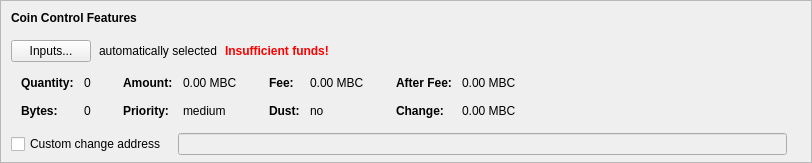
    <widget class="QFrame" name="frameCoinControl">
     <property name="sizePolicy">
      <sizepolicy hsizetype="Expanding" vsizetype="Expanding">
       <horstretch>0</horstretch>
       <verstretch>0</verstretch>
      </sizepolicy>
     </property>
     <property name="maximumSize">
      <size>
       <width>16777215</width>
       <height>16777215</height>
      </size>
     </property>
     <property name="frameShape">
      <enum>QFrame::StyledPanel</enum>
     </property>
     <property name="frameShadow">
      <enum>QFrame::Sunken</enum>
     </property>
     <layout class="QVBoxLayout" name="verticalLayoutCoinControl2">
      <property name="spacing">
       <number>0</number>
      </property>
      <property name="leftMargin">
       <number>0</number>
      </property>
      <property name="topMargin">
       <number>0</number>
      </property>
      <property name="rightMargin">
       <number>0</number>
      </property>
      <property name="bottomMargin">
       <number>6</number>
      </property>
      <item>
       <layout class="QVBoxLayout" name="verticalLayoutCoinControl" stretch="0,0,0,0,1">
        <property name="spacing">
         <number>0</number>
        </property>
        <property name="leftMargin">
         <number>10</number>
        </property>
        <property name="topMargin">
         <number>10</number>
        </property>
        <item>
         <layout class="QHBoxLayout" name="horizontalLayoutCoinControl1">
          <property name="bottomMargin">
           <number>15</number>
          </property>
          <item>
           <widget class="QLabel" name="labelCoinControlFeatures">
            <property name="sizePolicy">
             <sizepolicy hsizetype="Preferred" vsizetype="Maximum">
              <horstretch>0</horstretch>
              <verstretch>0</verstretch>
             </sizepolicy>
            </property>
            <property name="font">
             <font>
              <weight>75</weight>
              <bold>true</bold>
             </font>
            </property>
            <property name="styleSheet">
             <string notr="true">font-weight:bold;</string>
            </property>
            <property name="text">
             <string>Coin Control Features</string>
            </property>
           </widget>
          </item>
         </layout>
        </item>
        <item>
         <layout class="QHBoxLayout" name="horizontalLayoutCoinControl2" stretch="0,0,0,0">
          <property name="spacing">
           <number>8</number>
          </property>
          <property name="bottomMargin">
           <number>10</number>
          </property>
          <item>
           <widget class="QPushButton" name="pushButtonCoinControl">
            <property name="styleSheet">
             <string notr="true"/>
            </property>
            <property name="text">
             <string>Inputs...</string>
            </property>
            <property name="autoDefault">
             <bool>false</bool>
            </property>
           </widget>
          </item>
          <item>
           <widget class="QLabel" name="labelCoinControlAutomaticallySelected">
            <property name="text">
             <string>automatically selected</string>
            </property>
            <property name="margin">
             <number>5</number>
            </property>
           </widget>
          </item>
          <item>
           <widget class="QLabel" name="labelCoinControlInsuffFunds">
            <property name="font">
             <font>
              <weight>75</weight>
              <bold>true</bold>
             </font>
            </property>
            <property name="styleSheet">
             <string notr="true">color:red;font-weight:bold;</string>
            </property>
            <property name="text">
             <string>Insufficient funds!</string>
            </property>
            <property name="margin">
             <number>5</number>
            </property>
           </widget>
          </item>
          <item>
           <spacer name="horizontalSpacerCoinControl">
            <property name="orientation">
             <enum>Qt::Horizontal</enum>
            </property>
            <property name="sizeHint" stdset="0">
             <size>
              <width>40</width>
              <height>1</height>
             </size>
            </property>
           </spacer>
          </item>
         </layout>
        </item>
        <item>
         <widget class="QWidget" name="widgetCoinControl" native="true">
          <property name="sizePolicy">
           <sizepolicy hsizetype="Preferred" vsizetype="Preferred">
            <horstretch>0</horstretch>
            <verstretch>0</verstretch>
           </sizepolicy>
          </property>
          <property name="minimumSize">
           <size>
            <width>0</width>
            <height>0</height>
           </size>
          </property>
          <property name="styleSheet">
           <string notr="true"/>
          </property>
          <layout class="QHBoxLayout" name="horizontalLayoutCoinControl5">
           <property name="leftMargin">
            <number>0</number>
           </property>
           <property name="topMargin">
            <number>0</number>
           </property>
           <property name="rightMargin">
            <number>0</number>
           </property>
           <property name="bottomMargin">
            <number>0</number>
           </property>
           <item>
            <layout class="QHBoxLayout" name="horizontalLayoutCoinControl3" stretch="0,0,0,1">
             <property name="spacing">
              <number>20</number>
             </property>
             <property name="topMargin">
              <number>0</number>
             </property>
             <property name="bottomMargin">
              <number>10</number>
             </property>
             <item>
              <layout class="QFormLayout" name="formLayoutCoinControl1">
               <property name="horizontalSpacing">
                <number>10</number>
               </property>
               <property name="verticalSpacing">
                <number>14</number>
               </property>
               <property name="leftMargin">
                <number>10</number>
               </property>
               <property name="topMargin">
                <number>4</number>
               </property>
               <property name="rightMargin">
                <number>6</number>
               </property>
               <item row="0" column="0">
                <widget class="QLabel" name="labelCoinControlQuantityText">
                 <property name="font">
                  <font>
                   <weight>75</weight>
                   <bold>true</bold>
                  </font>
                 </property>
                 <property name="text">
                  <string>Quantity:</string>
                 </property>
                 <property name="margin">
                  <number>0</number>
                 </property>
                </widget>
               </item>
               <item row="0" column="1">
                <widget class="QLabel" name="labelCoinControlQuantity">
                 <property name="cursor">
                  <cursorShape>IBeamCursor</cursorShape>
                 </property>
                 <property name="contextMenuPolicy">
                  <enum>Qt::ActionsContextMenu</enum>
                 </property>
                 <property name="text">
                  <string notr="true">0</string>
                 </property>
                 <property name="margin">
                  <number>0</number>
                 </property>
                 <property name="textInteractionFlags">
                  <set>Qt::LinksAccessibleByMouse|Qt::TextSelectableByKeyboard|Qt::TextSelectableByMouse</set>
                 </property>
                </widget>
               </item>
               <item row="1" column="0">
                <widget class="QLabel" name="labelCoinControlBytesText">
                 <property name="font">
                  <font>
                   <weight>75</weight>
                   <bold>true</bold>
                  </font>
                 </property>
                 <property name="text">
                  <string>Bytes:</string>
                 </property>
                </widget>
               </item>
               <item row="1" column="1">
                <widget class="QLabel" name="labelCoinControlBytes">
                 <property name="cursor">
                  <cursorShape>IBeamCursor</cursorShape>
                 </property>
                 <property name="contextMenuPolicy">
                  <enum>Qt::ActionsContextMenu</enum>
                 </property>
                 <property name="text">
                  <string notr="true">0</string>
                 </property>
                 <property name="textInteractionFlags">
                  <set>Qt::LinksAccessibleByMouse|Qt::TextSelectableByKeyboard|Qt::TextSelectableByMouse</set>
                 </property>
                </widget>
               </item>
              </layout>
             </item>
             <item>
              <layout class="QFormLayout" name="formLayoutCoinControl2">
               <property name="horizontalSpacing">
                <number>10</number>
               </property>
               <property name="verticalSpacing">
                <number>14</number>
               </property>
               <property name="leftMargin">
                <number>6</number>
               </property>
               <property name="topMargin">
                <number>4</number>
               </property>
               <property name="rightMargin">
                <number>6</number>
               </property>
               <item row="0" column="0">
                <widget class="QLabel" name="labelCoinControlAmountText">
                 <property name="font">
                  <font>
                   <weight>75</weight>
                   <bold>true</bold>
                  </font>
                 </property>
                 <property name="text">
                  <string>Amount:</string>
                 </property>
                 <property name="margin">
                  <number>0</number>
                 </property>
                </widget>
               </item>
               <item row="0" column="1">
                <widget class="QLabel" name="labelCoinControlAmount">
                 <property name="cursor">
                  <cursorShape>IBeamCursor</cursorShape>
                 </property>
                 <property name="contextMenuPolicy">
                  <enum>Qt::ActionsContextMenu</enum>
                 </property>
                 <property name="text">
                  <string notr="true">0.00 MBC</string>
                 </property>
                 <property name="textInteractionFlags">
                  <set>Qt::LinksAccessibleByMouse|Qt::TextSelectableByKeyboard|Qt::TextSelectableByMouse</set>
                 </property>
                </widget>
               </item>
               <item row="1" column="0">
                <widget class="QLabel" name="labelCoinControlPriorityText">
                 <property name="font">
                  <font>
                   <weight>75</weight>
                   <bold>true</bold>
                  </font>
                 </property>
                 <property name="text">
                  <string>Priority:</string>
                 </property>
                </widget>
               </item>
               <item row="1" column="1">
                <widget class="QLabel" name="labelCoinControlPriority">
                 <property name="cursor">
                  <cursorShape>IBeamCursor</cursorShape>
                 </property>
                 <property name="contextMenuPolicy">
                  <enum>Qt::ActionsContextMenu</enum>
                 </property>
                 <property name="text">
                  <string notr="true">medium</string>
                 </property>
                 <property name="textInteractionFlags">
                  <set>Qt::LinksAccessibleByMouse|Qt::TextSelectableByKeyboard|Qt::TextSelectableByMouse</set>
                 </property>
                </widget>
               </item>
              </layout>
             </item>
             <item>
              <layout class="QFormLayout" name="formLayoutCoinControl3">
               <property name="horizontalSpacing">
                <number>10</number>
               </property>
               <property name="verticalSpacing">
                <number>14</number>
               </property>
               <property name="leftMargin">
                <number>6</number>
               </property>
               <property name="topMargin">
                <number>4</number>
               </property>
               <property name="rightMargin">
                <number>6</number>
               </property>
               <item row="0" column="0">
                <widget class="QLabel" name="labelCoinControlFeeText">
                 <property name="font">
                  <font>
                   <weight>75</weight>
                   <bold>true</bold>
                  </font>
                 </property>
                 <property name="text">
                  <string>Fee:</string>
                 </property>
                 <property name="margin">
                  <number>0</number>
                 </property>
                </widget>
               </item>
               <item row="0" column="1">
                <widget class="QLabel" name="labelCoinControlFee">
                 <property name="cursor">
                  <cursorShape>IBeamCursor</cursorShape>
                 </property>
                 <property name="contextMenuPolicy">
                  <enum>Qt::ActionsContextMenu</enum>
                 </property>
                 <property name="text">
                  <string notr="true">0.00 MBC</string>
                 </property>
                 <property name="textInteractionFlags">
                  <set>Qt::LinksAccessibleByMouse|Qt::TextSelectableByKeyboard|Qt::TextSelectableByMouse</set>
                 </property>
                </widget>
               </item>
               <item row="1" column="0">
                <widget class="QLabel" name="labelCoinControlLowOutputText">
                 <property name="font">
                  <font>
                   <weight>75</weight>
                   <bold>true</bold>
                  </font>
                 </property>
                 <property name="text">
                  <string>Dust:</string>
                 </property>
                </widget>
               </item>
               <item row="1" column="1">
                <widget class="QLabel" name="labelCoinControlLowOutput">
                 <property name="cursor">
                  <cursorShape>IBeamCursor</cursorShape>
                 </property>
                 <property name="contextMenuPolicy">
                  <enum>Qt::ActionsContextMenu</enum>
                 </property>
                 <property name="text">
                  <string notr="true">no</string>
                 </property>
                 <property name="textInteractionFlags">
                  <set>Qt::LinksAccessibleByMouse|Qt::TextSelectableByKeyboard|Qt::TextSelectableByMouse</set>
                 </property>
                </widget>
               </item>
              </layout>
             </item>
             <item>
              <layout class="QFormLayout" name="formLayoutCoinControl4">
               <property name="horizontalSpacing">
                <number>10</number>
               </property>
               <property name="verticalSpacing">
                <number>14</number>
               </property>
               <property name="leftMargin">
                <number>6</number>
               </property>
               <property name="topMargin">
                <number>4</number>
               </property>
               <property name="rightMargin">
                <number>6</number>
               </property>
               <item row="0" column="0">
                <widget class="QLabel" name="labelCoinControlAfterFeeText">
                 <property name="font">
                  <font>
                   <weight>75</weight>
                   <bold>true</bold>
                  </font>
                 </property>
                 <property name="text">
                  <string>After Fee:</string>
                 </property>
                 <property name="margin">
                  <number>0</number>
                 </property>
                </widget>
               </item>
               <item row="0" column="1">
                <widget class="QLabel" name="labelCoinControlAfterFee">
                 <property name="cursor">
                  <cursorShape>IBeamCursor</cursorShape>
                 </property>
                 <property name="contextMenuPolicy">
                  <enum>Qt::ActionsContextMenu</enum>
                 </property>
                 <property name="text">
                  <string notr="true">0.00 MBC</string>
                 </property>
                 <property name="textInteractionFlags">
                  <set>Qt::LinksAccessibleByMouse|Qt::TextSelectableByKeyboard|Qt::TextSelectableByMouse</set>
                 </property>
                </widget>
               </item>
               <item row="1" column="0">
                <widget class="QLabel" name="labelCoinControlChangeText">
                 <property name="font">
                  <font>
                   <weight>75</weight>
                   <bold>true</bold>
                  </font>
                 </property>
                 <property name="text">
                  <string>Change:</string>
                 </property>
                </widget>
               </item>
               <item row="1" column="1">
                <widget class="QLabel" name="labelCoinControlChange">
                 <property name="cursor">
                  <cursorShape>IBeamCursor</cursorShape>
                 </property>
                 <property name="contextMenuPolicy">
                  <enum>Qt::ActionsContextMenu</enum>
                 </property>
                 <property name="text">
                  <string notr="true">0.00 MBC</string>
                 </property>
                 <property name="textInteractionFlags">
                  <set>Qt::LinksAccessibleByMouse|Qt::TextSelectableByKeyboard|Qt::TextSelectableByMouse</set>
                 </property>
                </widget>
               </item>
              </layout>
             </item>
            </layout>
           </item>
          </layout>
         </widget>
        </item>
        <item>
         <layout class="QHBoxLayout" name="horizontalLayoutCoinControl4" stretch="0,0,0">
          <property name="spacing">
           <number>12</number>
          </property>
          <property name="sizeConstraint">
           <enum>QLayout::SetDefaultConstraint</enum>
          </property>
          <property name="topMargin">
           <number>5</number>
          </property>
          <property name="rightMargin">
           <number>5</number>
          </property>
          <item>
           <widget class="QCheckBox" name="checkBoxCoinControlChange">
            <property name="toolTip">
             <string>If this is activated, but the change address is empty or invalid, change will be sent to a newly generated address.</string>
            </property>
            <property name="text">
             <string>Custom change address</string>
            </property>
           </widget>
          </item>
          <item>
           <widget class="QValidatedLineEdit" name="lineEditCoinControlChange">
            <property name="enabled">
             <bool>false</bool>
            </property>
            <property name="sizePolicy">
             <sizepolicy hsizetype="Expanding" vsizetype="Fixed">
              <horstretch>0</horstretch>
              <verstretch>0</verstretch>
             </sizepolicy>
            </property>
           </widget>
          </item>
          <item>
           <widget class="QLabel" name="labelCoinControlChangeLabel">
            <property name="sizePolicy">
             <sizepolicy hsizetype="Preferred" vsizetype="Expanding">
              <horstretch>0</horstretch>
              <verstretch>0</verstretch>
             </sizepolicy>
            </property>
            <property name="minimumSize">
             <size>
              <width>0</width>
              <height>0</height>
             </size>
            </property>
            <property name="text">
             <string/>
            </property>
            <property name="margin">
             <number>3</number>
            </property>
           </widget>
          </item>
         </layout>
        </item>
        <item>
         <spacer name="verticalSpacerCoinControl">
          <property name="orientation">
           <enum>Qt::Vertical</enum>
          </property>
          <property name="sizeHint" stdset="0">
           <size>
            <width>800</width>
            <height>1</height>
           </size>
          </property>
         </spacer>
        </item>
       </layout>
      </item>
     </layout>
    </widget>
